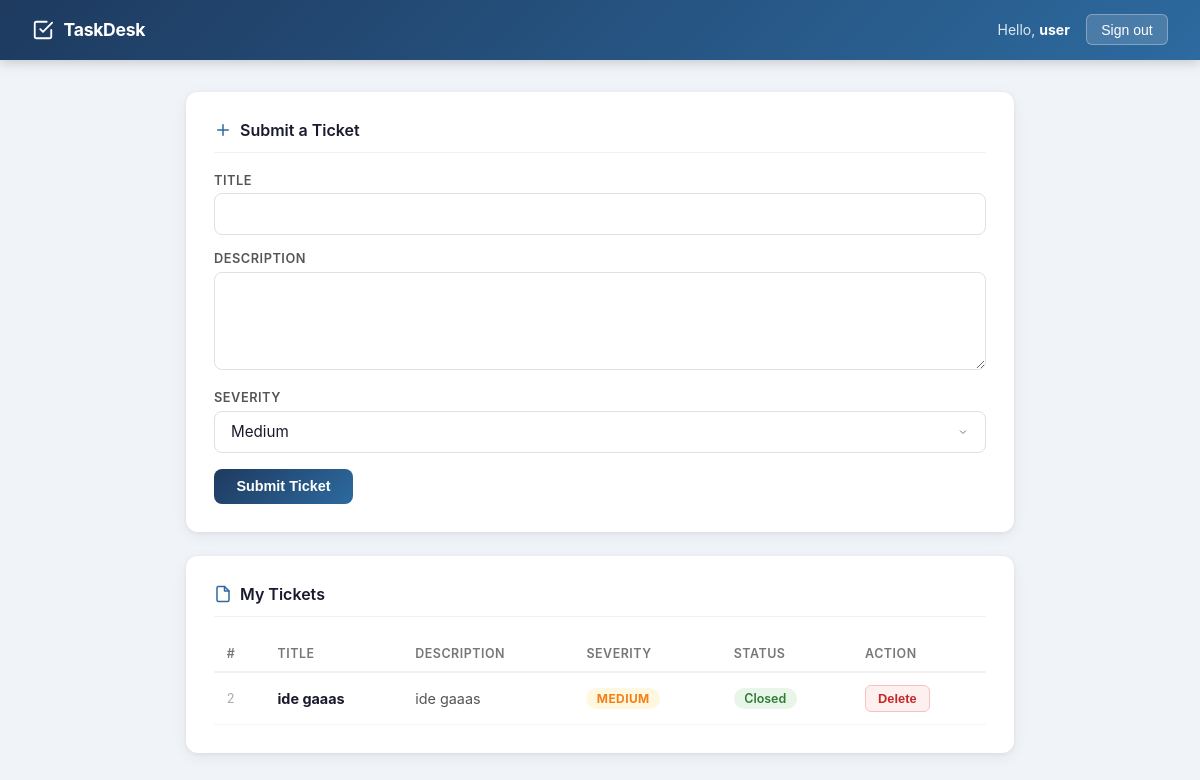
Page /dashboard/ (signed in) on the earlier database version.
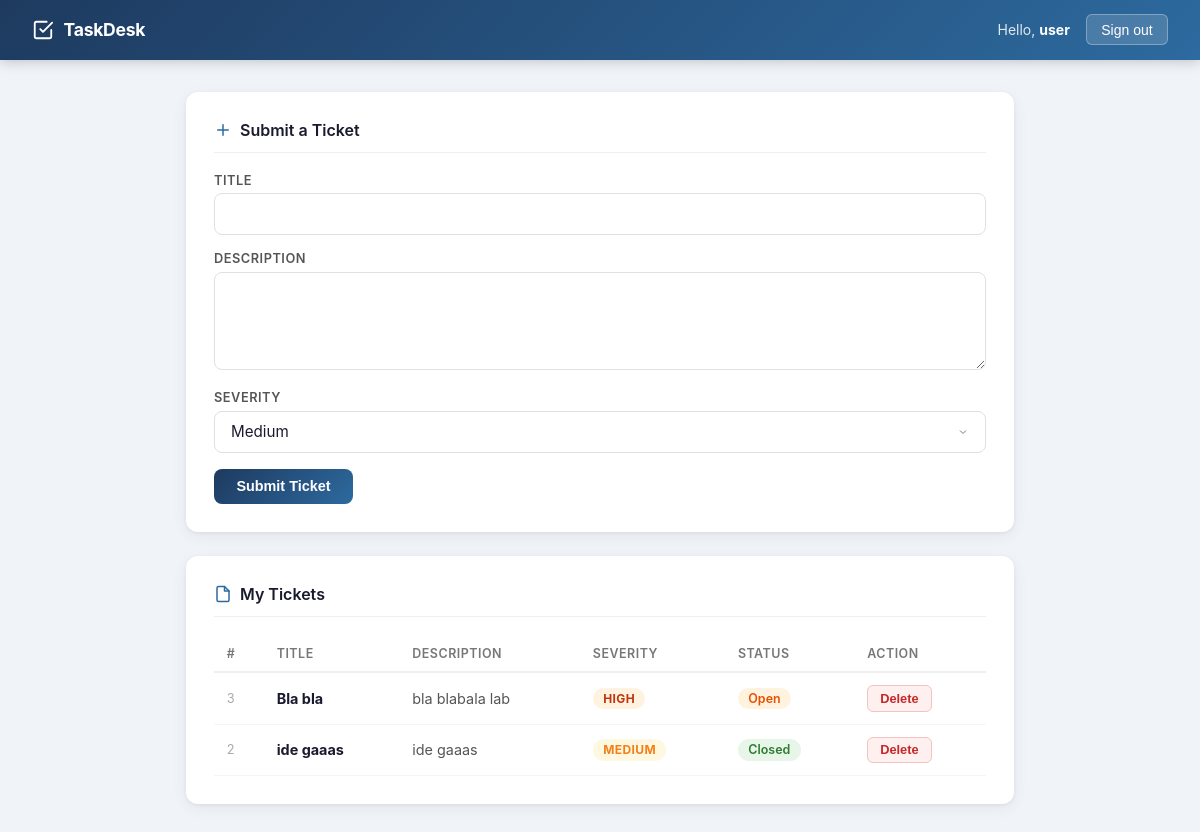
Same page on the later database version.
### tickets/models.py (models this page shows, shortened)
class Ticket(models.Model):
    SEVERITY_CHOICES = [
        ("critical", "Critical"),
        ("high",     "High"),
        ("medium",   "Medium"),
        ("low",      "Low"),
    ]
    user = models.ForeignKey(User, on_delete=models.CASCADE, related_name="tickets")
    title = models.CharField(max_length=200)
    description = models.TextField()
    severity = models.CharField(max_length=20, choices=SEVERITY_CHOICES, default="medium")
    status = models.CharField(max_length=20, default="open")
    created_at = models.DateTimeField(auto_now_add=True)

### tickets/views.py (the view)
# urls.py: path("dashboard/", views.dashboard_view, name="dashboard"),
@login_required
def dashboard_view(request):
    if request.user.is_staff:
        return redirect("admin_dashboard")
    form = TicketForm()
    if request.method == "POST":
        form = TicketForm(request.POST)
        if form.is_valid():
            create_ticket(request.user, form.cleaned_data["title"], form.cleaned_data["description"], form.cleaned_data["severity"])
            return redirect("dashboard")
    return render(request, "tickets/dashboard.html", {"form": form, "tickets": get_user_tickets(request.user)})

### tickets/forms.py
class TicketForm(forms.Form):
    SEVERITY_CHOICES = [
        ("critical", "Critical"),
        ("high",     "High"),
        ("medium",   "Medium"),
        ("low",      "Low"),
    ]
    title = forms.CharField(max_length=200, widget=forms.TextInput(attrs={"id": "ticket-title-input"}))
    description = forms.CharField(widget=forms.Textarea(attrs={"id": "ticket-description-input", "rows": 4}))
    severity = forms.ChoiceField(
        choices=SEVERITY_CHOICES,
        initial="medium",
        widget=forms.Select(attrs={"id": "ticket-severity-select"}),
    )

### tickets/api.py (called while the page is built)
def get_user_tickets(user: User):
    return Ticket.objects.filter(user=user).order_by("-created_at")

### tickets/templates/tickets/dashboard.html (shortened to what this page needs)
<!DOCTYPE html>
<html lang="en">
<head>
</head>
<body>
  <div class="header">
    <div class="header-brand">
      <svg viewBox="0 0 24 24" fill="none" stroke="white" stroke-width="2" stroke-linecap="round" stroke-linejoin="round">
        <path d="M9 11l3 3L22 4"/><path d="M21 12v7a2 2 0 01-2 2H5a2 2 0 01-2-2V5a2 2 0 012-2h11"/>
      </svg>
      <span>TaskDesk</span>
    </div>
    <div class="header-right">
      <span class="header-user" id="welcome-label">Hello, <strong>{{ request.user.username }}</strong></span>
      <form method="post" action="{% url 'logout' %}">
        <button type="submit" class="btn-logout" id="logout-button">Sign out</button>
      </form>
    </div>
  </div>
  <div class="content">
    <div class="card">
      <div class="card-title">
        <svg viewBox="0 0 24 24" fill="none" stroke="currentColor" stroke-width="2" stroke-linecap="round" stroke-linejoin="round"><line x1="12" y1="5" x2="12" y2="19"/><line x1="5" y1="12" x2="19" y2="12"/></svg>
        Submit a Ticket
      </div>
      <form method="post" action="{% url 'dashboard' %}">
        <div class="field">
          <label for="ticket-title-input">Title</label>
          {{ form.title }}
        </div>
        <div class="field">
          <label for="ticket-description-input">Description</label>
          {{ form.description }}
        </div>
        <div class="field">
          <label for="ticket-severity-select">Severity</label>
          {{ form.severity }}
        </div>
        <button type="submit" class="btn-primary" id="submit-ticket-button">Submit Ticket</button>
      </form>
    </div>
    <div class="card">
      <div class="card-title">
        <svg viewBox="0 0 24 24" fill="none" stroke="currentColor" stroke-width="2" stroke-linecap="round" stroke-linejoin="round"><path d="M14 2H6a2 2 0 00-2 2v16a2 2 0 002 2h12a2 2 0 002-2V8z"/><polyline points="14,2 14,8 20,8"/></svg>
        My Tickets
      </div>
      {% if tickets %}
        <table id="tickets-table">
          <thead>
            <tr>
              <th>#</th>
              <th>Title</th>
              <th>Description</th>
              <th>Severity</th>
              <th>Status</th>
              <th>Action</th>
            </tr>
          </thead>
          <tbody>
            {% for ticket in tickets %}
            <tr data-ticket-id="{{ ticket.id }}">
              <td style="color:#aaa;font-size:.8rem;">{{ ticket.id }}</td>
              <td><strong>{{ ticket.title }}</strong></td>
              <td style="color:#555;">{{ ticket.description }}</td>
              <td><span class="sev sev-{{ ticket.severity }}">{{ ticket.severity }}</span></td>
              <td>
                <span class="badge badge-{{ ticket.status }}">{{ ticket.status }}</span>
              </td>
              <td>
                <form method="post" action="{% url 'delete_ticket' ticket.id %}" style="margin:0">
                  <button type="submit" class="btn-delete" id="delete-ticket-{{ ticket.id }}">Delete</button>
                </form>
              </td>
            </tr>
            {% endfor %}
          </tbody>
        </table>
      {% else %}
        <div class="empty-state">
          <svg viewBox="0 0 24 24" fill="none" stroke="currentColor" stroke-width="1.5"><path d="M14 2H6a2 2 0 00-2 2v16a2 2 0 002 2h12a2 2 0 002-2V8z"/><polyline points="14,2 14,8 20,8"/></svg>
          <p id="empty-state">No tickets yet — submit one above.</p>
        </div>
      {% endif %}
    </div>
  </div>
</body>
</html>

Differences in the rows shown:
added Ticket: id "3", title "Bla bla", description "bla blabala lab", severity "HIGH", status "Open"
